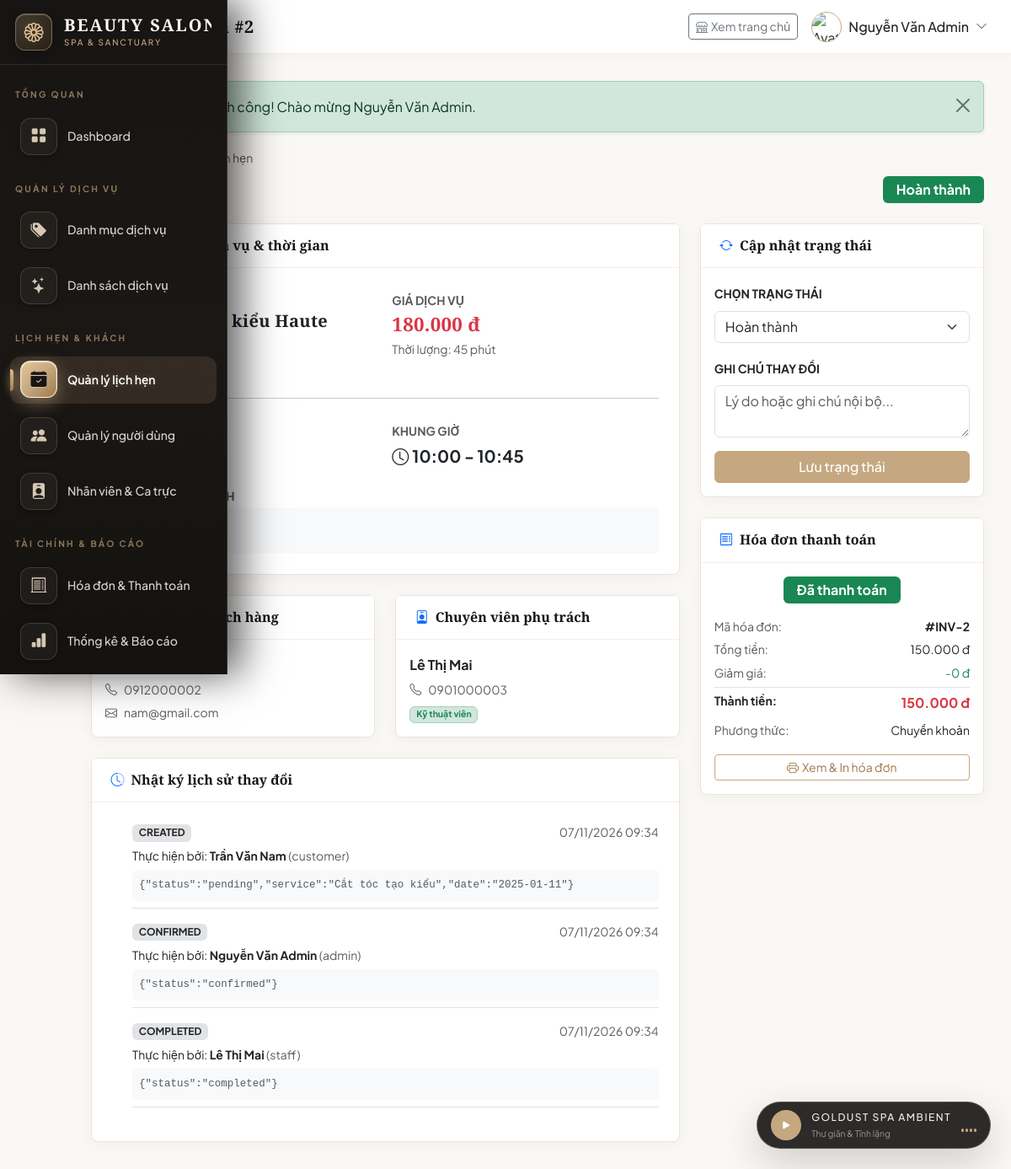
Screenshot of /admin/appointment_detail.php?id=2 (signed in) with the database file from the repository.
### tables this page shows
CREATE TABLE users (
    id INT AUTO_INCREMENT PRIMARY KEY,
    username VARCHAR(50) NOT NULL UNIQUE,
    password VARCHAR(255) NOT NULL,
    full_name VARCHAR(100) NOT NULL,
    email VARCHAR(100),
    phone VARCHAR(20),
    role ENUM('admin', 'staff', 'customer') NOT NULL DEFAULT 'customer',
    status ENUM('active', 'locked') NOT NULL DEFAULT 'active',
    avatar VARCHAR(255) DEFAULT NULL,
    created_at TIMESTAMP DEFAULT CURRENT_TIMESTAMP,
    updated_at TIMESTAMP DEFAULT CURRENT_TIMESTAMP ON UPDATE CURRENT_TIMESTAMP
);

CREATE TABLE appointments (
    id INT AUTO_INCREMENT PRIMARY KEY,
    customer_id INT NOT NULL,
    staff_id INT NOT NULL,
    service_id INT NOT NULL,
    appointment_date DATE NOT NULL,
    start_time TIME NOT NULL,
    end_time TIME NOT NULL,
    status ENUM('pending', 'confirmed', 'completed', 'cancelled') NOT NULL DEFAULT 'pending',
    notes TEXT,
    created_at TIMESTAMP DEFAULT CURRENT_TIMESTAMP,
    updated_at TIMESTAMP DEFAULT CURRENT_TIMESTAMP ON UPDATE CURRENT_TIMESTAMP,
    FOREIGN KEY (customer_id) REFERENCES users(id) ON DELETE CASCADE ON UPDATE CASCADE,
    FOREIGN KEY (staff_id) REFERENCES users(id) ON DELETE CASCADE ON UPDATE CASCADE,
    FOREIGN KEY (service_id) REFERENCES services(id) ON DELETE CASCADE ON UPDATE CASCADE
);

CREATE TABLE services (
    id INT AUTO_INCREMENT PRIMARY KEY,
    category_id INT NOT NULL,
    name VARCHAR(100) NOT NULL,
    description TEXT,
    price DECIMAL(12,2) NOT NULL DEFAULT 0,
    duration INT NOT NULL DEFAULT 30 COMMENT 'Thời gian thực hiện (phút)',
    image VARCHAR(255),
    status ENUM('active', 'inactive') NOT NULL DEFAULT 'active',
    created_at TIMESTAMP DEFAULT CURRENT_TIMESTAMP,
    FOREIGN KEY (category_id) REFERENCES categories(id) ON DELETE CASCADE ON UPDATE CASCADE
);

CREATE TABLE appointment_history (
    id INT AUTO_INCREMENT PRIMARY KEY,
    appointment_id INT NOT NULL,
    action ENUM('created', 'confirmed', 'changed', 'cancelled', 'completed') NOT NULL,
    old_data JSON,
    new_data JSON,
    changed_by INT NOT NULL,
    changed_at TIMESTAMP DEFAULT CURRENT_TIMESTAMP,
    FOREIGN KEY (appointment_id) REFERENCES appointments(id) ON DELETE CASCADE ON UPDATE CASCADE,
    FOREIGN KEY (changed_by) REFERENCES users(id) ON DELETE CASCADE ON UPDATE CASCADE
);

CREATE TABLE invoices (
    id INT AUTO_INCREMENT PRIMARY KEY,
    appointment_id INT NOT NULL,
    customer_id INT NOT NULL,
    total_amount DECIMAL(12,2) NOT NULL DEFAULT 0,
    discount DECIMAL(12,2) NOT NULL DEFAULT 0,
    final_amount DECIMAL(12,2) NOT NULL DEFAULT 0,
    payment_method ENUM('cash', 'card', 'transfer') NOT NULL DEFAULT 'cash',
    payment_status ENUM('pending', 'paid', 'refunded') NOT NULL DEFAULT 'pending',
    notes TEXT,
    created_at TIMESTAMP DEFAULT CURRENT_TIMESTAMP,
    paid_at TIMESTAMP NULL,
    FOREIGN KEY (appointment_id) REFERENCES appointments(id) ON DELETE CASCADE ON UPDATE CASCADE,
    FOREIGN KEY (customer_id) REFERENCES users(id) ON DELETE CASCADE ON UPDATE CASCADE
);

### admin/appointment_detail.php (the view, shortened to what the rows shown need)
<?php
require_once __DIR__ . '/../config/config.php';
$db = getDB();
$id = intval($_GET['id'] ?? 0);
$stmt = $db->prepare("
    SELECT a.*,
           s.name AS service_name, s.price AS service_price, s.duration, c.name AS category_name,
           u.full_name AS customer_name, u.phone AS customer_phone, u.email AS customer_email,
           st.full_name AS staff_name, st.phone AS staff_phone
    FROM appointments a
    JOIN services s ON a.service_id = s.id
    LEFT JOIN categories c ON s.category_id = c.id
    JOIN users u ON a.customer_id = u.id
    JOIN users st ON a.staff_id = st.id
    WHERE a.id = ?
");
$stmt->execute([$id]);
$appointment = $stmt->fetch();
$stmtInv = $db->prepare("SELECT * FROM invoices WHERE appointment_id = ?");
$stmtInv->execute([$id]);
$invoice = $stmtInv->fetch();
$stmtHistory = $db->prepare("
    SELECT h.*, u.full_name AS changer_name, u.role AS changer_role
    FROM appointment_history h
    JOIN users u ON h.changed_by = u.id
    WHERE h.appointment_id = ?
    ORDER BY h.changed_at DESC
");
$stmtHistory->execute([$id]);
$historyLogs = $stmtHistory->fetchAll();
include __DIR__ . '/../includes/header.php';
?>
<div class="mb-4">
    <div class="d-flex justify-content-between align-items-center mt-2">
        <h4 class="fw-bold mb-0">
            <i class="bi bi-calendar-event me-2 text-primary"></i>Lịch hẹn #<?= $appointment['id'] ?>
        </h4>
        <?php $statusMeta = getAppointmentStatusLabel($appointment['status']); ?>
        <span class="badge <?= $statusMeta['class'] ?> fs-6 px-3 py-2">
            <?= $statusMeta['label'] ?>
        </span>
    </div>
</div>
<div class="row g-4">
    <div class="col-lg-8">
        <div class="card table-card mb-4">
            <div class="card-body p-4">
                <div class="row g-3">
                    <div class="col-md-6">
                        <label class="text-muted small fw-bold">DỊCH VỤ</label>
                        <h5 class="fw-bold text-dark mb-1"><?= htmlspecialchars($appointment['service_name']) ?></h5>
                        <span class="badge bg-light text-dark border"><?= htmlspecialchars($appointment['category_name'] ?? 'Dịch vụ') ?></span>
                    </div>
                    <div class="col-md-6">
                        <label class="text-muted small fw-bold">GIÁ DỊCH VỤ</label>
                        <h4 class="fw-bold text-danger mb-0"><?= formatCurrency($appointment['service_price']) ?></h4>
                        <small class="text-muted">Thời lượng: <?= $appointment['duration'] ?> phút</small>
                    </div>
                    <div class="col-md-6">
                        <label class="text-muted small fw-bold">KHUNG GIỜ</label>
                        <div class="fw-bold text-dark fs-5">
                            <i class="bi bi-clock me-1"></i><?= formatTime($appointment['start_time']) ?> - <?= formatTime($appointment['end_time']) ?>
                        </div>
                    </div>
                </div>
            </div>
        </div>
        <div class="row g-4 mb-4">
            <div class="col-md-6">
                <div class="card table-card h-100">
                    <div class="card-body p-3 small">
                        <p class="mb-1 fw-bold text-dark fs-6"><?= htmlspecialchars($appointment['customer_name']) ?></p>
                        <p class="mb-1 text-muted"><i class="bi bi-telephone me-2"></i><?= htmlspecialchars($appointment['customer_phone'] ?? 'Chưa có SĐT') ?></p>
                        <p class="mb-0 text-muted"><i class="bi bi-envelope me-2"></i><?= htmlspecialchars($appointment['customer_email'] ?? 'Chưa có email') ?></p>
                    </div>
                </div>
            </div>
            <div class="col-md-6">
                <div class="card table-card h-100">
                    <div class="card-body p-3 small">
                        <p class="mb-1 fw-bold text-dark fs-6"><?= htmlspecialchars($appointment['staff_name']) ?></p>
                        <p class="mb-1 text-muted"><i class="bi bi-telephone me-2"></i><?= htmlspecialchars($appointment['staff_phone'] ?? 'N/A') ?></p>
                        <span class="badge bg-success-subtle text-success border border-success-subtle">Kỹ thuật viên</span>
                    </div>
                </div>
            </div>
        </div>
        <div class="card table-card">
            <div class="card-body p-4">
                <?php if (empty($historyLogs)): ?>
                    <p class="text-muted small mb-0">Chưa có nhật ký thay đổi nào cho lịch hẹn này.</p>
                <?php else: ?>
                    <ul class="timeline list-unstyled mb-0 position-relative ps-4">
                        <?php foreach ($historyLogs as $log): ?>
                            <li class="mb-3 position-relative pb-2 border-bottom">
                                <div class="d-flex justify-content-between align-items-center mb-1">
                                    <span class="badge bg-secondary-subtle text-dark text-uppercase"><?= $log['action'] ?></span>
                                    <small class="text-muted"><?= formatDateTime($log['changed_at']) ?></small>
                                </div>
                                <div class="small">
                                    Thực hiện bởi: <strong><?= htmlspecialchars($log['changer_name']) ?></strong>
                                    <span class="text-muted">(<?= $log['changer_role'] ?>)</span>
                                </div>
                                <?php if ($log['new_data']): ?>
                                    <div class="bg-light p-2 rounded small mt-1 text-muted font-monospace" style="font-size: 0.78rem;">
                                        <?= htmlspecialchars($log['new_data']) ?>
                                    </div>
                                <?php endif; ?>
                            </li>
                        <?php endforeach; ?>
                    </ul>
                <?php endif; ?>
            </div>
        </div>
    </div>
    <div class="col-lg-4">
        <div class="card table-card mb-4">
            <div class="card-body p-3">
                <form action="" method="POST">
                    <div class="mb-3">
                        <label class="form-label small fw-bold">CHỌN TRẠNG THÁI</label>
                        <select name="status" class="form-select">
                            <option value="completed" <?= $appointment['status'] === 'completed' ? 'selected' : '' ?>>Hoàn thành</option>
                        </select>
                    </div>
                </form>
            </div>
        </div>
        <div class="card table-card">
            <div class="card-body p-3">
                <?php if ($invoice):
                    $invMeta = getPaymentStatusLabel($invoice['payment_status']);
                ?>
                    <div class="text-center mb-3">
                        <span class="badge <?= $invMeta['class'] ?> fs-6 px-3 py-2"><?= $invMeta['label'] ?></span>
                    </div>
                    <div class="small">
                        <div class="d-flex justify-content-between mb-1">
                            <span class="text-muted">Mã hóa đơn:</span>
                            <strong>#INV-<?= $invoice['id'] ?></strong>
                        </div>
                        <div class="d-flex justify-content-between mb-1">
                            <span class="text-muted">Tổng tiền:</span>
                            <span><?= formatCurrency($invoice['total_amount']) ?></span>
                        </div>
                        <div class="d-flex justify-content-between mb-1">
                            <span class="text-muted">Giảm giá:</span>
                            <span class="text-success">-<?= formatCurrency($invoice['discount']) ?></span>
                        </div>
                        <div class="d-flex justify-content-between mb-2 border-top pt-1">
                            <span class="fw-bold">Thành tiền:</span>
                            <strong class="text-danger fs-6"><?= formatCurrency($invoice['final_amount']) ?></strong>
                        </div>
                        <div class="d-flex justify-content-between mb-3">
                            <span class="text-muted">Phương thức:</span>
                            <span><?= getPaymentMethodLabel($invoice['payment_method']) ?></span>
                        </div>
                    </div>
                    <div class="d-grid">
                        <a href="<?= BASE_URL ?>admin/invoice_detail.php?id=<?= $invoice['id'] ?>" class="btn btn-outline-primary btn-sm">
                            <i class="bi bi-printer me-1"></i>Xem & In hóa đơn
                        </a>
                    </div>
                <?php endif; ?>
            </div>
        </div>
    </div>
</div>
<?php include __DIR__ . '/../includes/footer.php'; ?>

### includes/header.php (shortened to what the rows shown need)
<?php
$currentUser = null;
if (function_exists('isLoggedIn') && isLoggedIn()) {
    $currentUser = function_exists('currentUser') ? currentUser() : null;
}
?>
<!DOCTYPE html>
<html lang="vi">
<head>
    <link href="https://cdn.jsdelivr.net/npm/bootstrap@5.3.2/dist/css/bootstrap.min.css" rel="stylesheet">
    <link href="https://cdn.jsdelivr.net/npm/bootstrap-icons@1.11.2/font/bootstrap-icons.min.css" rel="stylesheet">
    <link href="<?= BASE_URL ?>assets/css/style.css" rel="stylesheet">
</head>
<body>
<div class="main-content">
    <div class="top-navbar">
        <div class="d-flex align-items-center gap-3">
            <div class="dropdown">
                <a class="d-flex align-items-center gap-2 text-decoration-none text-dark" href="#" role="button" data-bs-toggle="dropdown">
                    <?php if (!empty($currentUser['avatar'])): ?>
                        <img src="<?= htmlspecialchars($currentUser['avatar']) ?>" class="rounded-circle" style="width:36px;height:36px;object-fit:cover;border:1px solid var(--gold);" alt="Avatar">
                    <?php else: ?>
                        <div class="rounded-circle text-white d-flex align-items-center justify-content-center" style="width:36px;height:36px;background:var(--gold);">
                            <i class="bi bi-person-fill"></i>
                        </div>
                    <?php endif; ?>
                    <span class="d-none d-md-inline fw-medium"><?= htmlspecialchars($currentUser['full_name'] ?? 'Admin') ?></span>
                    <i class="bi bi-chevron-down small text-muted"></i>
                </a>
            </div>
        </div>
    </div>
    <div class="page-content">

### rows the page displays
users: full_name "Nguyễn Văn Admin"
appointments: status "Hoàn thành", service.name "Cắt tóc & Tạo kiểu Haute Couture", service.price "180.000 đ", service.duration "45", start_time "10:00", end_time "10:45", customer.phone "0912000002", customer.email "nam@gmail.com", staff.full_name "Lê Thị Mai", staff.phone "0901000003"
appointment_history: action "CREATED", changed_at "07/11/2026 09:34", changed_by.full_name "Trần Văn Nam", changed_by.role "customer", new_data "{\"status\":\"pending\",\"service\":\"Cắt tóc tạo kiểu\",\"date\":\"2025-01-11\"}"
appointment_history: action "CONFIRMED", changed_at "07/11/2026 09:34", changed_by.full_name "Nguyễn Văn Admin", changed_by.role "admin", new_data "{\"status\":\"confirmed\"}"
appointment_history: action "COMPLETED", changed_at "07/11/2026 09:34", changed_by.full_name "Lê Thị Mai", changed_by.role "staff", new_data "{\"status\":\"completed\"}"
invoices: payment_status "Đã thanh toán", id "2", total_amount "150.000 đ", discount "0 đ", final_amount "150.000 đ", payment_method "Chuyển khoản"

### other values shown
$pageTitle "Chi tiết lịch hẹn #2"
$flash['message'] "Đăng nhập thành công! Chào mừng Nguyễn Văn Admin."
